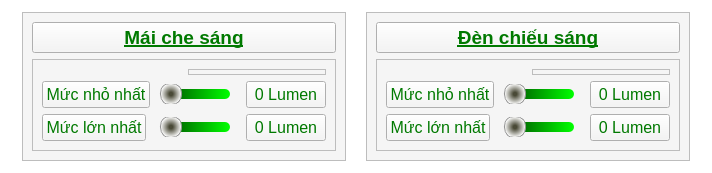
                                  <widget class="QFrame" name="Top_Setting_Option3">
                                   <property name="styleSheet">
                                    <string notr="true">background-color: rgba(0, 0, 0, 0);</string>
                                   </property>
                                   <property name="frameShape">
                                    <enum>QFrame::StyledPanel</enum>
                                   </property>
                                   <property name="frameShadow">
                                    <enum>QFrame::Raised</enum>
                                   </property>
                                   <layout class="QVBoxLayout" name="verticalLayout_56">
                                    <property name="spacing">
                                     <number>0</number>
                                    </property>
                                    <property name="leftMargin">
                                     <number>0</number>
                                    </property>
                                    <property name="topMargin">
                                     <number>0</number>
                                    </property>
                                    <property name="rightMargin">
                                     <number>0</number>
                                    </property>
                                    <property name="bottomMargin">
                                     <number>0</number>
                                    </property>
                                    <item>
                                     <widget class="QFrame" name="Top_Setting_Option3_frame">
                                      <property name="minimumSize">
                                       <size>
                                        <width>0</width>
                                        <height>0</height>
                                       </size>
                                      </property>
                                      <property name="frameShape">
                                       <enum>QFrame::StyledPanel</enum>
                                      </property>
                                      <property name="frameShadow">
                                       <enum>QFrame::Raised</enum>
                                      </property>
                                      <layout class="QHBoxLayout" name="horizontalLayout_8">
                                       <property name="spacing">
                                        <number>20</number>
                                       </property>
                                       <property name="leftMargin">
                                        <number>20</number>
                                       </property>
                                       <property name="topMargin">
                                        <number>10</number>
                                       </property>
                                       <property name="rightMargin">
                                        <number>20</number>
                                       </property>
                                       <property name="bottomMargin">
                                        <number>10</number>
                                       </property>
                                       <item>
                                        <widget class="QFrame" name="frame_12">
                                         <property name="styleSheet">
                                          <string notr="true">background-color: rgb(245, 245, 245);</string>
                                         </property>
                                         <property name="frameShape">
                                          <enum>QFrame::StyledPanel</enum>
                                         </property>
                                         <property name="frameShadow">
                                          <enum>QFrame::Raised</enum>
                                         </property>
                                         <layout class="QVBoxLayout" name="verticalLayout_67">
                                          <item>
                                           <widget class="QPushButton" name="Setting_Option1_header_9">
                                            <property name="font">
                                             <font>
                                              <family>Segoe UI</family>
                                              <pointsize>14</pointsize>
                                              <weight>75</weight>
                                              <bold>true</bold>
                                              <underline>true</underline>
                                             </font>
                                            </property>
                                            <property name="styleSheet">
                                             <string notr="true">color: qlineargradient(spread:pad, x1:0, y1:0, x2:0, y2:1, stop:0 rgba(0, 229, 0, 255), stop:1 rgba(0, 121, 0, 255));</string>
                                            </property>
                                            <property name="text">
                                             <string>Mái che sáng</string>
                                            </property>
                                           </widget>
                                          </item>
                                          <item>
                                           <widget class="QFrame" name="Top_Setting_Option1_body_9">
                                            <property name="minimumSize">
                                             <size>
                                              <width>300</width>
                                              <height>0</height>
                                             </size>
                                            </property>
                                            <property name="frameShape">
                                             <enum>QFrame::StyledPanel</enum>
                                            </property>
                                            <property name="frameShadow">
                                             <enum>QFrame::Raised</enum>
                                            </property>
                                            <layout class="QGridLayout" name="gridLayout_10">
                                             <item row="0" column="2" rowspan="2" colspan="3">
                                              <widget class="QFrame" name="frame_13">
                                               <property name="frameShape">
                                                <enum>QFrame::StyledPanel</enum>
                                               </property>
                                               <property name="frameShadow">
                                                <enum>QFrame::Raised</enum>
                                               </property>
                                               <layout class="QVBoxLayout" name="verticalLayout_68">
                                                <property name="spacing">
                                                 <number>0</number>
                                                </property>
                                                <property name="leftMargin">
                                                 <number>0</number>
                                                </property>
                                                <property name="topMargin">
                                                 <number>0</number>
                                                </property>
                                                <property name="rightMargin">
                                                 <number>0</number>
                                                </property>
                                                <property name="bottomMargin">
                                                 <number>0</number>
                                                </property>
                                               </layout>
                                              </widget>
                                             </item>
                                             <item row="2" column="0">
                                              <widget class="QPushButton" name="Slider_label1_17">
                                               <property name="font">
                                                <font>
                                                 <family>Segoe UI</family>
                                                 <pointsize>12</pointsize>
                                                </font>
                                               </property>
                                               <property name="styleSheet">
                                                <string notr="true">color: qlineargradient(spread:pad, x1:0, y1:0, x2:0, y2:1, stop:0 rgba(0, 229, 0, 255), stop:1 rgba(0, 121, 0, 255));</string>
                                               </property>
                                               <property name="text">
                                                <string>Mức nhỏ nhất</string>
                                               </property>
                                              </widget>
                                             </item>
                                             <item row="2" column="4" alignment="Qt::AlignLeft">
                                              <widget class="QPushButton" name="Slider_label1_18">
                                               <property name="font">
                                                <font>
                                                 <family>Segoe UI</family>
                                                 <pointsize>12</pointsize>
                                                </font>
                                               </property>
                                               <property name="styleSheet">
                                                <string notr="true">color: qlineargradient(spread:pad, x1:0, y1:0, x2:0, y2:1, stop:0 rgba(0, 229, 0, 255), stop:1 rgba(0, 121, 0, 255));</string>
                                               </property>
                                               <property name="text">
                                                <string>0 Lumen</string>
                                               </property>
                                              </widget>
                                             </item>
                                             <item row="3" column="0" alignment="Qt::AlignLeft">
                                              <widget class="QPushButton" name="Slider_label2_8">
                                               <property name="font">
                                                <font>
                                                 <family>Segoe UI</family>
                                                 <pointsize>12</pointsize>
                                                </font>
                                               </property>
                                               <property name="styleSheet">
                                                <string notr="true">color: qlineargradient(spread:pad, x1:0, y1:0, x2:0, y2:1, stop:0 rgba(0, 229, 0, 255), stop:1 rgba(0, 121, 0, 255));</string>
                                               </property>
                                               <property name="text">
                                                <string>Mức lớn nhất</string>
                                               </property>
                                              </widget>
                                             </item>
                                             <item row="3" column="4" alignment="Qt::AlignLeft">
                                              <widget class="QPushButton" name="Slider_label1_19">
                                               <property name="font">
                                                <font>
                                                 <family>Segoe UI</family>
                                                 <pointsize>12</pointsize>
                                                </font>
                                               </property>
                                               <property name="styleSheet">
                                                <string notr="true">color: qlineargradient(spread:pad, x1:0, y1:0, x2:0, y2:1, stop:0 rgba(0, 229, 0, 255), stop:1 rgba(0, 121, 0, 255));</string>
                                               </property>
                                               <property name="text">
                                                <string>0 Lumen</string>
                                               </property>
                                              </widget>
                                             </item>
                                             <item row="2" column="1" colspan="3">
                                              <widget class="QSlider" name="Slider1_5">
                                               <property name="styleSheet">
                                                <string notr="true">/*QSlider{
	background-color: qlineargradient(spread:pad, x1:1, y1:1, x2:1, y2:0, stop:0 rgba(61, 61, 61, 255), stop:1 rgba(118, 118, 118, 255));
	height: 22px;
}*/
QSlider::groove:horizotal{
	border: none;
	height: 10px;
	border-radius: 5px;
	margin: 10px;
	background-color: qlineargradient(spread:pad, x1:0, y1:0, x2:1, y2:0, stop:0 rgba(0, 79, 0, 255), stop:1 rgba(0, 255, 0, 255));
}
QSlider::handle:horizotal{
	border: 1px solid  rgb(150, 150, 150);
	background-color: qradialgradient(spread:pad, cx:0.5, cy:0.5, radius:0.5, fx:0.5, fy:0.5, stop:0.169154 rgba(74, 74, 55, 255), stop:1 rgba(255, 255, 255, 255));
	height: 20px;
	width: 20px;
	border-radius: 10px;
	margin: -6px;
}</string>
                                               </property>
                                               <property name="maximum">
                                                <number>100</number>
                                               </property>
                                               <property name="tracking">
                                                <bool>true</bool>
                                               </property>
                                               <property name="orientation">
                                                <enum>Qt::Horizontal</enum>
                                               </property>
                                               <property name="invertedAppearance">
                                                <bool>false</bool>
                                               </property>
                                               <property name="invertedControls">
                                                <bool>false</bool>
                                               </property>
                                               <property name="tickPosition">
                                                <enum>QSlider::TicksAbove</enum>
                                               </property>
                                              </widget>
                                             </item>
                                             <item row="3" column="1" colspan="3">
                                              <widget class="QSlider" name="Slider2_5">
                                               <property name="styleSheet">
                                                <string notr="true">/*QSlider{
	background-color: qlineargradient(spread:pad, x1:1, y1:1, x2:1, y2:0, stop:0 rgba(61, 61, 61, 255), stop:1 rgba(118, 118, 118, 255));
	height: 22px;
}*/
QSlider::groove:horizotal{
	border: none;
	height: 10px;
	border-radius: 5px;
	margin: 10px;
	background-color: qlineargradient(spread:pad, x1:0, y1:0, x2:1, y2:0, stop:0 rgba(0, 79, 0, 255), stop:1 rgba(0, 255, 0, 255));
}
QSlider::handle:horizotal{
	border: 1px solid  rgb(150, 150, 150);
	background-color: qradialgradient(spread:pad, cx:0.5, cy:0.5, radius:0.5, fx:0.5, fy:0.5, stop:0.169154 rgba(74, 74, 55, 255), stop:1 rgba(255, 255, 255, 255));
	height: 20px;
	width: 20px;
	border-radius: 10px;
	margin: -6px;
}</string>
                                               </property>
                                               <property name="maximum">
                                                <number>100</number>
                                               </property>
                                               <property name="orientation">
                                                <enum>Qt::Horizontal</enum>
                                               </property>
                                               <property name="tickPosition">
                                                <enum>QSlider::TicksAbove</enum>
                                               </property>
                                              </widget>
                                             </item>
                                            </layout>
                                           </widget>
                                          </item>
                                         </layout>
                                        </widget>
                                       </item>
                                       <item>
                                        <widget class="QFrame" name="frame_14">
                                         <property name="styleSheet">
                                          <string notr="true">background-color: rgb(245, 245, 245);</string>
                                         </property>
                                         <property name="frameShape">
                                          <enum>QFrame::StyledPanel</enum>
                                         </property>
                                         <property name="frameShadow">
                                          <enum>QFrame::Raised</enum>
                                         </property>
                                         <layout class="QVBoxLayout" name="verticalLayout_69">
                                          <item>
                                           <widget class="QPushButton" name="Setting_Option1_header_10">
                                            <property name="font">
                                             <font>
                                              <family>Segoe UI</family>
                                              <pointsize>14</pointsize>
                                              <weight>75</weight>
                                              <bold>true</bold>
                                              <underline>true</underline>
                                             </font>
                                            </property>
                                            <property name="styleSheet">
                                             <string notr="true">color: qlineargradient(spread:pad, x1:0, y1:0, x2:0, y2:1, stop:0 rgba(0, 229, 0, 255), stop:1 rgba(0, 121, 0, 255));</string>
                                            </property>
                                            <property name="text">
                                             <string>Đèn chiếu sáng</string>
                                            </property>
                                           </widget>
                                          </item>
                                          <item>
                                           <widget class="QFrame" name="Top_Setting_Option1_body_10">
                                            <property name="minimumSize">
                                             <size>
                                              <width>300</width>
                                              <height>0</height>
                                             </size>
                                            </property>
                                            <property name="frameShape">
                                             <enum>QFrame::StyledPanel</enum>
                                            </property>
                                            <property name="frameShadow">
                                             <enum>QFrame::Raised</enum>
                                            </property>
                                            <layout class="QGridLayout" name="gridLayout_11">
                                             <item row="0" column="2" rowspan="2" colspan="3">
                                              <widget class="QFrame" name="frame_15">
                                               <property name="frameShape">
                                                <enum>QFrame::StyledPanel</enum>
                                               </property>
                                               <property name="frameShadow">
                                                <enum>QFrame::Raised</enum>
                                               </property>
                                               <layout class="QVBoxLayout" name="verticalLayout_70">
                                                <property name="spacing">
                                                 <number>0</number>
                                                </property>
                                                <property name="leftMargin">
                                                 <number>0</number>
                                                </property>
                                                <property name="topMargin">
                                                 <number>0</number>
                                                </property>
                                                <property name="rightMargin">
                                                 <number>0</number>
                                                </property>
                                                <property name="bottomMargin">
                                                 <number>0</number>
                                                </property>
                                               </layout>
                                              </widget>
                                             </item>
                                             <item row="2" column="0">
                                              <widget class="QPushButton" name="Slider_label1_21">
                                               <property name="font">
                                                <font>
                                                 <family>Segoe UI</family>
                                                 <pointsize>12</pointsize>
                                                </font>
                                               </property>
                                               <property name="styleSheet">
                                                <string notr="true">color: qlineargradient(spread:pad, x1:0, y1:0, x2:0, y2:1, stop:0 rgba(0, 229, 0, 255), stop:1 rgba(0, 121, 0, 255));</string>
                                               </property>
                                               <property name="text">
                                                <string>Mức nhỏ nhất</string>
                                               </property>
                                              </widget>
                                             </item>
                                             <item row="2" column="4" alignment="Qt::AlignLeft">
                                              <widget class="QPushButton" name="Slider_label1_24">
                                               <property name="font">
                                                <font>
                                                 <family>Segoe UI</family>
                                                 <pointsize>12</pointsize>
                                                </font>
                                               </property>
                                               <property name="styleSheet">
                                                <string notr="true">color: qlineargradient(spread:pad, x1:0, y1:0, x2:0, y2:1, stop:0 rgba(0, 229, 0, 255), stop:1 rgba(0, 121, 0, 255));</string>
                                               </property>
                                               <property name="text">
                                                <string>0 Lumen</string>
                                               </property>
                                              </widget>
                                             </item>
                                             <item row="3" column="0" alignment="Qt::AlignLeft">
                                              <widget class="QPushButton" name="Slider_label2_9">
                                               <property name="font">
                                                <font>
                                                 <family>Segoe UI</family>
                                                 <pointsize>12</pointsize>
                                                </font>
                                               </property>
                                               <property name="styleSheet">
                                                <string notr="true">color: qlineargradient(spread:pad, x1:0, y1:0, x2:0, y2:1, stop:0 rgba(0, 229, 0, 255), stop:1 rgba(0, 121, 0, 255));</string>
                                               </property>
                                               <property name="text">
                                                <string>Mức lớn nhất</string>
                                               </property>
                                              </widget>
                                             </item>
                                             <item row="3" column="4" alignment="Qt::AlignLeft">
                                              <widget class="QPushButton" name="Slider_label1_25">
                                               <property name="font">
                                                <font>
                                                 <family>Segoe UI</family>
                                                 <pointsize>12</pointsize>
                                                </font>
                                               </property>
                                               <property name="styleSheet">
                                                <string notr="true">color: qlineargradient(spread:pad, x1:0, y1:0, x2:0, y2:1, stop:0 rgba(0, 229, 0, 255), stop:1 rgba(0, 121, 0, 255));</string>
                                               </property>
                                               <property name="text">
                                                <string>0 Lumen</string>
                                               </property>
                                              </widget>
                                             </item>
                                             <item row="2" column="1" colspan="3">
                                              <widget class="QSlider" name="Slider1_6">
                                               <property name="styleSheet">
                                                <string notr="true">/*QSlider{
	background-color: qlineargradient(spread:pad, x1:1, y1:1, x2:1, y2:0, stop:0 rgba(61, 61, 61, 255), stop:1 rgba(118, 118, 118, 255));
	height: 22px;
}*/
QSlider::groove:horizotal{
	border: none;
	height: 10px;
	border-radius: 5px;
	margin: 10px;
	background-color: qlineargradient(spread:pad, x1:0, y1:0, x2:1, y2:0, stop:0 rgba(0, 79, 0, 255), stop:1 rgba(0, 255, 0, 255));
}
QSlider::handle:horizotal{
	border: 1px solid  rgb(150, 150, 150);
	background-color: qradialgradient(spread:pad, cx:0.5, cy:0.5, radius:0.5, fx:0.5, fy:0.5, stop:0.169154 rgba(74, 74, 55, 255), stop:1 rgba(255, 255, 255, 255));
	height: 20px;
	width: 20px;
	border-radius: 10px;
	margin: -6px;
}</string>
                                               </property>
                                               <property name="maximum">
                                                <number>100</number>
                                               </property>
                                               <property name="tracking">
                                                <bool>true</bool>
                                               </property>
                                               <property name="orientation">
                                                <enum>Qt::Horizontal</enum>
                                               </property>
                                               <property name="invertedAppearance">
                                                <bool>false</bool>
                                               </property>
                                               <property name="invertedControls">
                                                <bool>false</bool>
                                               </property>
                                               <property name="tickPosition">
                                                <enum>QSlider::TicksAbove</enum>
                                               </property>
                                              </widget>
                                             </item>
                                             <item row="3" column="1" colspan="3">
                                              <widget class="QSlider" name="Slider2_6">
                                               <property name="styleSheet">
                                                <string notr="true">/*QSlider{
	background-color: qlineargradient(spread:pad, x1:1, y1:1, x2:1, y2:0, stop:0 rgba(61, 61, 61, 255), stop:1 rgba(118, 118, 118, 255));
	height: 22px;
}*/
QSlider::groove:horizotal{
	border: none;
	height: 10px;
	border-radius: 5px;
	margin: 10px;
	background-color: qlineargradient(spread:pad, x1:0, y1:0, x2:1, y2:0, stop:0 rgba(0, 79, 0, 255), stop:1 rgba(0, 255, 0, 255));
}
QSlider::handle:horizotal{
	border: 1px solid  rgb(150, 150, 150);
	background-color: qradialgradient(spread:pad, cx:0.5, cy:0.5, radius:0.5, fx:0.5, fy:0.5, stop:0.169154 rgba(74, 74, 55, 255), stop:1 rgba(255, 255, 255, 255));
	height: 20px;
	width: 20px;
	border-radius: 10px;
	margin: -6px;
}</string>
                                               </property>
                                               <property name="maximum">
                                                <number>100</number>
                                               </property>
                                               <property name="orientation">
                                                <enum>Qt::Horizontal</enum>
                                               </property>
                                               <property name="tickPosition">
                                                <enum>QSlider::TicksAbove</enum>
                                               </property>
                                              </widget>
                                             </item>
                                            </layout>
                                           </widget>
                                          </item>
                                         </layout>
                                        </widget>
                                       </item>
                                      </layout>
                                     </widget>
                                    </item>
                                   </layout>
                                  </widget>
